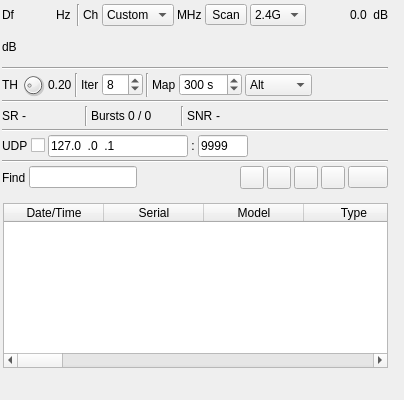
<?xml version="1.0" encoding="UTF-8"?>
<ui version="4.0">
 <class>DroneIDDemodGUI</class>
 <widget class="RollupContents" name="DroneIDDemodGUI">
  <property name="geometry">
   <rect>
    <x>0</x>
    <y>0</y>
    <width>404</width>
    <height>400</height>
   </rect>
  </property>
  <property name="sizePolicy">
   <sizepolicy hsizetype="Expanding" vsizetype="Expanding">
    <horstretch>0</horstretch>
    <verstretch>0</verstretch>
   </sizepolicy>
  </property>
  <property name="minimumSize">
   <size>
    <width>352</width>
    <height>0</height>
   </size>
  </property>
  <property name="font">
   <font>
    <pointsize>9</pointsize>
   </font>
  </property>
  <property name="focusPolicy">
   <enum>Qt::StrongFocus</enum>
  </property>
  <property name="windowTitle">
   <string>DroneID Demodulator</string>
  </property>
  <widget class="QWidget" name="settingsContainer" native="true">
   <property name="geometry">
    <rect>
     <x>0</x>
     <y>0</y>
     <width>390</width>
     <height>191</height>
    </rect>
   </property>
   <property name="minimumSize">
    <size>
     <width>350</width>
     <height>0</height>
    </size>
   </property>
   <property name="windowTitle">
    <string>Settings</string>
   </property>
   <layout class="QVBoxLayout" name="verticalLayout">
    <property name="spacing">
     <number>3</number>
    </property>
    <property name="leftMargin">
     <number>2</number>
    </property>
    <property name="topMargin">
     <number>2</number>
    </property>
    <property name="rightMargin">
     <number>2</number>
    </property>
    <property name="bottomMargin">
     <number>2</number>
    </property>
    <item>
     <layout class="QHBoxLayout" name="powLayout">
      <property name="topMargin">
       <number>2</number>
      </property>
      <item>
       <widget class="QLabel" name="deltaFrequencyLabel">
        <property name="minimumSize">
         <size>
          <width>16</width>
          <height>0</height>
         </size>
        </property>
        <property name="text">
         <string>Df</string>
        </property>
       </widget>
      </item>
      <item>
       <widget class="ValueDialZ" name="deltaFrequency" native="true">
        <property name="sizePolicy">
         <sizepolicy hsizetype="Maximum" vsizetype="Maximum">
          <horstretch>0</horstretch>
          <verstretch>0</verstretch>
         </sizepolicy>
        </property>
        <property name="minimumSize">
         <size>
          <width>32</width>
          <height>16</height>
         </size>
        </property>
        <property name="font">
         <font>
          <pointsize>12</pointsize>
         </font>
        </property>
        <property name="cursor">
         <cursorShape>PointingHandCursor</cursorShape>
        </property>
        <property name="focusPolicy">
         <enum>Qt::StrongFocus</enum>
        </property>
        <property name="toolTip">
         <string>Demod shift frequency from center in Hz</string>
        </property>
       </widget>
      </item>
      <item>
       <widget class="QLabel" name="deltaUnits">
        <property name="text">
         <string>Hz </string>
        </property>
       </widget>
      </item>
      <item>
       <widget class="Line" name="line">
        <property name="orientation">
         <enum>Qt::Vertical</enum>
        </property>
       </widget>
      </item>
      <item>
       <widget class="QLabel" name="channelLabel">
        <property name="text">
         <string>Ch</string>
        </property>
       </widget>
      </item>
      <item>
       <widget class="QComboBox" name="channel">
        <property name="minimumSize">
         <size>
          <width>70</width>
          <height>0</height>
         </size>
        </property>
        <property name="toolTip">
         <string>Select a known DroneID channel frequency. The device center frequency is set so that the channel, at its current offset, is on this frequency.</string>
        </property>
        <item>
         <property name="text">
          <string>Custom</string>
         </property>
        </item>
       </widget>
      </item>
      <item>
       <widget class="QLabel" name="channelUnits">
        <property name="text">
         <string>MHz</string>
        </property>
       </widget>
      </item>
      <item>
       <widget class="ButtonSwitch" name="scan">
        <property name="toolTip">
         <string>Scan DroneID channels, by changing the device center frequency, pausing on channels where bursts are detected. Shows Lock when paused. Right click for scan settings.</string>
        </property>
        <property name="text">
         <string>Scan</string>
        </property>
        <property name="checkable">
         <bool>true</bool>
        </property>
       </widget>
      </item>
      <item>
       <widget class="QComboBox" name="scanBand">
        <property name="toolTip">
         <string>Channels to scan</string>
        </property>
        <item>
         <property name="text">
          <string>2.4G</string>
         </property>
        </item>
        <item>
         <property name="text">
          <string>5.8G</string>
         </property>
        </item>
        <item>
         <property name="text">
          <string>Both</string>
         </property>
        </item>
       </widget>
      </item>
      <item>
       <spacer name="horizontalSpacer_1">
        <property name="orientation">
         <enum>Qt::Horizontal</enum>
        </property>
        <property name="sizeHint" stdset="0">
         <size>
          <width>40</width>
          <height>20</height>
         </size>
        </property>
       </spacer>
      </item>
      <item>
       <layout class="QHBoxLayout" name="channelPowerLayout">
        <item>
         <widget class="QLabel" name="channelPower">
          <property name="toolTip">
           <string>Channel power</string>
          </property>
          <property name="layoutDirection">
           <enum>Qt::RightToLeft</enum>
          </property>
          <property name="text">
           <string>0.0</string>
          </property>
         </widget>
        </item>
        <item>
         <widget class="QLabel" name="channelPowerUnits">
          <property name="text">
           <string> dB</string>
          </property>
         </widget>
        </item>
       </layout>
      </item>
     </layout>
    </item>
    <item>
     <layout class="QHBoxLayout" name="powerLayout">
      <item>
       <widget class="QLabel" name="channelPowerMeterUnits">
        <property name="text">
         <string>dB</string>
        </property>
       </widget>
      </item>
      <item>
       <widget class="LevelMeterSignalDB" name="channelPowerMeter" native="true">
        <property name="sizePolicy">
         <sizepolicy hsizetype="Expanding" vsizetype="MinimumExpanding">
          <horstretch>0</horstretch>
          <verstretch>0</verstretch>
         </sizepolicy>
        </property>
        <property name="minimumSize">
         <size>
          <width>0</width>
          <height>24</height>
         </size>
        </property>
        <property name="font">
         <font>
          <pointsize>8</pointsize>
         </font>
        </property>
        <property name="toolTip">
         <string>Level meter (dB) top trace: average, bottom trace: instantaneous peak, tip: peak hold</string>
        </property>
       </widget>
      </item>
     </layout>
    </item>
    <item>
     <widget class="Line" name="line_6">
      <property name="orientation">
       <enum>Qt::Horizontal</enum>
      </property>
     </widget>
    </item>
    <item>
     <layout class="QHBoxLayout" name="phySettingsLayout">
      <item>
       <widget class="QLabel" name="thresholdLabel">
        <property name="text">
         <string>TH</string>
        </property>
       </widget>
      </item>
      <item>
       <widget class="QDial" name="threshold">
        <property name="maximumSize">
         <size>
          <width>24</width>
          <height>24</height>
         </size>
        </property>
        <property name="toolTip">
         <string>Burst detection threshold. Lower values detect weaker bursts, but may increase false detections.</string>
        </property>
        <property name="minimum">
         <number>5</number>
        </property>
        <property name="maximum">
         <number>95</number>
        </property>
        <property name="pageStep">
         <number>5</number>
        </property>
        <property name="value">
         <number>20</number>
        </property>
       </widget>
      </item>
      <item>
       <widget class="QLabel" name="thresholdText">
        <property name="minimumSize">
         <size>
          <width>24</width>
          <height>0</height>
         </size>
        </property>
        <property name="text">
         <string>0.20</string>
        </property>
       </widget>
      </item>
      <item>
       <widget class="Line" name="line_2">
        <property name="orientation">
         <enum>Qt::Vertical</enum>
        </property>
       </widget>
      </item>
      <item>
       <widget class="QLabel" name="turboIterationsLabel">
        <property name="text">
         <string>Iter</string>
        </property>
       </widget>
      </item>
      <item>
       <widget class="QSpinBox" name="turboIterations">
        <property name="toolTip">
         <string>Maximum number of turbo decoder iterations</string>
        </property>
        <property name="minimum">
         <number>1</number>
        </property>
        <property name="maximum">
         <number>16</number>
        </property>
        <property name="value">
         <number>8</number>
        </property>
       </widget>
      </item>
      <item>
       <widget class="Line" name="line_3">
        <property name="orientation">
         <enum>Qt::Vertical</enum>
        </property>
       </widget>
      </item>
      <item>
       <widget class="QLabel" name="mapTimeoutLabel">
        <property name="text">
         <string>Map</string>
        </property>
       </widget>
      </item>
      <item>
       <widget class="QSpinBox" name="mapTimeout">
        <property name="toolTip">
         <string>Time in seconds after which a drone is removed from the Map if no messages are received. 0 to never remove.</string>
        </property>
        <property name="suffix">
         <string> s</string>
        </property>
        <property name="maximum">
         <number>3600</number>
        </property>
        <property name="singleStep">
         <number>10</number>
        </property>
        <property name="value">
         <number>300</number>
        </property>
       </widget>
      </item>
      <item>
       <widget class="QComboBox" name="mapAltitude">
        <property name="toolTip">
         <string>Value used for the drone's altitude on the 3D Map.

Alt - Altitude above WGS84 ellipsoid (GPS height). Correct over any terrain, but GPS error can put the drone slightly below ground on take-off and landing.

Height - Height above take-off point, displayed relative to the ground at the drone's position. Never below ground, but offset by any difference in ground height from the take-off point.</string>
        </property>
        <item>
         <property name="text">
          <string>Alt</string>
         </property>
        </item>
        <item>
         <property name="text">
          <string>Height</string>
         </property>
        </item>
       </widget>
      </item>
      <item>
       <spacer name="horizontalSpacer_2">
        <property name="orientation">
         <enum>Qt::Horizontal</enum>
        </property>
        <property name="sizeHint" stdset="0">
         <size>
          <width>40</width>
          <height>20</height>
         </size>
        </property>
       </spacer>
      </item>
     </layout>
    </item>
    <item>
     <widget class="Line" name="line_7">
      <property name="orientation">
       <enum>Qt::Horizontal</enum>
      </property>
     </widget>
    </item>
    <item>
     <layout class="QHBoxLayout" name="statusLayout">
      <item>
       <widget class="QLabel" name="sampleRateLabel">
        <property name="text">
         <string>SR</string>
        </property>
       </widget>
      </item>
      <item>
       <widget class="QLabel" name="sampleRate">
        <property name="minimumSize">
         <size>
          <width>60</width>
          <height>0</height>
         </size>
        </property>
        <property name="toolTip">
         <string>Channel sample rate. Must be at least 15.36 MS/s.</string>
        </property>
        <property name="text">
         <string>-</string>
        </property>
       </widget>
      </item>
      <item>
       <widget class="Line" name="line_4">
        <property name="orientation">
         <enum>Qt::Vertical</enum>
        </property>
       </widget>
      </item>
      <item>
       <widget class="QLabel" name="burstsLabel">
        <property name="text">
         <string>Bursts</string>
        </property>
       </widget>
      </item>
      <item>
       <widget class="QLabel" name="bursts">
        <property name="minimumSize">
         <size>
          <width>50</width>
          <height>0</height>
         </size>
        </property>
        <property name="toolTip">
         <string>Number of bursts detected / successfully decoded</string>
        </property>
        <property name="text">
         <string>0 / 0</string>
        </property>
       </widget>
      </item>
      <item>
       <widget class="Line" name="line_5">
        <property name="orientation">
         <enum>Qt::Vertical</enum>
        </property>
       </widget>
      </item>
      <item>
       <widget class="QLabel" name="snrLabel">
        <property name="text">
         <string>SNR</string>
        </property>
       </widget>
      </item>
      <item>
       <widget class="QLabel" name="snr">
        <property name="minimumSize">
         <size>
          <width>100</width>
          <height>0</height>
         </size>
        </property>
        <property name="toolTip">
         <string>SNR and frequency offset of last detected burst</string>
        </property>
        <property name="text">
         <string>-</string>
        </property>
       </widget>
      </item>
      <item>
       <spacer name="horizontalSpacer_3">
        <property name="orientation">
         <enum>Qt::Horizontal</enum>
        </property>
        <property name="sizeHint" stdset="0">
         <size>
          <width>40</width>
          <height>20</height>
         </size>
        </property>
       </spacer>
      </item>
     </layout>
    </item>
    <item>
     <widget class="Line" name="line_8">
      <property name="orientation">
       <enum>Qt::Horizontal</enum>
      </property>
     </widget>
    </item>
    <item>
     <layout class="QHBoxLayout" name="udpLayout">
      <item>
       <widget class="QLabel" name="udpEnabledLabel">
        <property name="text">
         <string>UDP</string>
        </property>
       </widget>
      </item>
      <item>
       <widget class="QCheckBox" name="udpEnabled">
        <property name="toolTip">
         <string>Forward received messages via UDP</string>
        </property>
        <property name="layoutDirection">
         <enum>Qt::RightToLeft</enum>
        </property>
        <property name="text">
         <string/>
        </property>
       </widget>
      </item>
      <item>
       <widget class="QLineEdit" name="udpAddress">
        <property name="minimumSize">
         <size>
          <width>120</width>
          <height>0</height>
         </size>
        </property>
        <property name="focusPolicy">
         <enum>Qt::ClickFocus</enum>
        </property>
        <property name="toolTip">
         <string>Destination UDP address</string>
        </property>
        <property name="inputMask">
         <string>000.000.000.000</string>
        </property>
        <property name="text">
         <string>127.0.0.1</string>
        </property>
       </widget>
      </item>
      <item>
       <widget class="QLabel" name="udpSeparator">
        <property name="text">
         <string>:</string>
        </property>
        <property name="alignment">
         <set>Qt::AlignCenter</set>
        </property>
       </widget>
      </item>
      <item>
       <widget class="QLineEdit" name="udpPort">
        <property name="minimumSize">
         <size>
          <width>50</width>
          <height>0</height>
         </size>
        </property>
        <property name="maximumSize">
         <size>
          <width>50</width>
          <height>16777215</height>
         </size>
        </property>
        <property name="focusPolicy">
         <enum>Qt::ClickFocus</enum>
        </property>
        <property name="toolTip">
         <string>Destination UDP port</string>
        </property>
        <property name="inputMask">
         <string>00000</string>
        </property>
        <property name="text">
         <string>9999</string>
        </property>
       </widget>
      </item>
      <item>
       <spacer name="horizontalSpacer_4">
        <property name="orientation">
         <enum>Qt::Horizontal</enum>
        </property>
        <property name="sizeHint" stdset="0">
         <size>
          <width>40</width>
          <height>20</height>
         </size>
        </property>
       </spacer>
      </item>
     </layout>
    </item>
    <item>
     <widget class="Line" name="line_9">
      <property name="orientation">
       <enum>Qt::Horizontal</enum>
      </property>
     </widget>
    </item>
    <item>
     <layout class="QHBoxLayout" name="filterLayout">
      <item>
       <widget class="QLabel" name="filterSerialLabel">
        <property name="text">
         <string>Find</string>
        </property>
       </widget>
      </item>
      <item>
       <widget class="QLineEdit" name="filterSerial">
        <property name="toolTip">
         <string>Display only messages where the serial number matches the specified regular expression</string>
        </property>
       </widget>
      </item>
      <item>
       <spacer name="horizontalSpacer_5">
        <property name="orientation">
         <enum>Qt::Horizontal</enum>
        </property>
        <property name="sizeHint" stdset="0">
         <size>
          <width>40</width>
          <height>20</height>
         </size>
        </property>
       </spacer>
      </item>
      <item>
       <widget class="ButtonSwitch" name="useFileTime">
        <property name="maximumSize">
         <size>
          <width>24</width>
          <height>16777215</height>
         </size>
        </property>
        <property name="toolTip">
         <string>Check to use date and time from input file. Uncheck to use date and time from clock.</string>
        </property>
        <property name="text">
         <string/>
        </property>
        <property name="icon">
         <iconset resource="../../../sdrgui/resources/res.qrc">
          <normaloff>:/clockcurrent.png</normaloff>
          <normalon>:/clockfile.png</normalon>
          :/clockcurrent.png
         </iconset>
        </property>
       </widget>
      </item>
      <item>
       <widget class="ButtonSwitch" name="logEnable">
        <property name="maximumSize">
         <size>
          <width>24</width>
          <height>16777215</height>
         </size>
        </property>
        <property name="toolTip">
         <string>Start/stop logging of received messages to .csv file</string>
        </property>
        <property name="text">
         <string/>
        </property>
        <property name="icon">
         <iconset resource="../../../sdrgui/resources/res.qrc">
          <normaloff>:/record_off.png</normaloff>
          :/record_off.png
         </iconset>
        </property>
       </widget>
      </item>
      <item>
       <widget class="QToolButton" name="logFilename">
        <property name="toolTip">
         <string>Set log .csv filename</string>
        </property>
        <property name="text">
         <string/>
        </property>
        <property name="icon">
         <iconset resource="../../../sdrgui/resources/res.qrc">
          <normaloff>:/save.png</normaloff>
          :/save.png
         </iconset>
        </property>
        <property name="checkable">
         <bool>false</bool>
        </property>
       </widget>
      </item>
      <item>
       <widget class="QToolButton" name="logOpen">
        <property name="toolTip">
         <string>Read messages from .csv log file</string>
        </property>
        <property name="text">
         <string/>
        </property>
        <property name="icon">
         <iconset resource="../../../sdrgui/resources/res.qrc">
          <normaloff>:/load.png</normaloff>
          :/load.png
         </iconset>
        </property>
        <property name="checkable">
         <bool>false</bool>
        </property>
       </widget>
      </item>
      <item>
       <widget class="QPushButton" name="clearTable">
        <property name="toolTip">
         <string>Clear messages from table</string>
        </property>
        <property name="text">
         <string/>
        </property>
        <property name="icon">
         <iconset resource="../../../sdrgui/resources/res.qrc">
          <normaloff>:/bin.png</normaloff>
          :/bin.png
         </iconset>
        </property>
       </widget>
      </item>
     </layout>
    </item>
   </layout>
  </widget>
  <widget class="QWidget" name="messagesContainer" native="true">
   <property name="geometry">
    <rect>
     <x>0</x>
     <y>200</y>
     <width>391</width>
     <height>171</height>
    </rect>
   </property>
   <property name="sizePolicy">
    <sizepolicy hsizetype="Expanding" vsizetype="Expanding">
     <horstretch>0</horstretch>
     <verstretch>0</verstretch>
    </sizepolicy>
   </property>
   <property name="windowTitle">
    <string>Received Messages</string>
   </property>
   <layout class="QVBoxLayout" name="verticalLayoutTable">
    <property name="spacing">
     <number>2</number>
    </property>
    <property name="leftMargin">
     <number>3</number>
    </property>
    <property name="topMargin">
     <number>3</number>
    </property>
    <property name="rightMargin">
     <number>3</number>
    </property>
    <property name="bottomMargin">
     <number>3</number>
    </property>
    <item>
     <widget class="QTableWidget" name="messages">
      <property name="toolTip">
       <string>Received messages</string>
      </property>
      <property name="editTriggers">
       <set>QAbstractItemView::NoEditTriggers</set>
      </property>
      <column>
       <property name="text">
        <string>Date/Time</string>
       </property>
       <property name="toolTip">
        <string>Date and time message was received</string>
       </property>
      </column>
      <column>
       <property name="text">
        <string>Serial</string>
       </property>
       <property name="toolTip">
        <string>Drone serial number</string>
       </property>
      </column>
      <column>
       <property name="text">
        <string>Model</string>
       </property>
       <property name="toolTip">
        <string>Drone model (product type)</string>
       </property>
      </column>
      <column>
       <property name="text">
        <string>Type</string>
       </property>
       <property name="toolTip">
        <string>Message type</string>
       </property>
      </column>
      <column>
       <property name="text">
        <string>Seq</string>
       </property>
       <property name="toolTip">
        <string>Message sequence number</string>
       </property>
      </column>
      <column>
       <property name="text">
        <string>Lat</string>
       </property>
       <property name="toolTip">
        <string>Drone latitude in degrees</string>
       </property>
      </column>
      <column>
       <property name="text">
        <string>Lon</string>
       </property>
       <property name="toolTip">
        <string>Drone longitude in degrees</string>
       </property>
      </column>
      <column>
       <property name="text">
        <string>Alt (m)</string>
       </property>
       <property name="toolTip">
        <string>Drone altitude above WGS84 ellipsoid in metres. This is GPS height, which differs from height above mean sea level by the local geoid height (E.g. ~46m in the UK)</string>
       </property>
      </column>
      <column>
       <property name="text">
        <string>Height (m)</string>
       </property>
       <property name="toolTip">
        <string>Drone height above take-off point in metres</string>
       </property>
      </column>
      <column>
       <property name="text">
        <string>Speed (m/s)</string>
       </property>
       <property name="toolTip">
        <string>Drone horizontal speed in metres per second</string>
       </property>
      </column>
      <column>
       <property name="text">
        <string>V/S (m/s)</string>
       </property>
       <property name="toolTip">
        <string>Drone vertical speed in metres per second</string>
       </property>
      </column>
      <column>
       <property name="text">
        <string>Course</string>
       </property>
       <property name="toolTip">
        <string>Drone ground track in degrees</string>
       </property>
      </column>
      <column>
       <property name="text">
        <string>Yaw</string>
       </property>
       <property name="toolTip">
        <string>Drone yaw in degrees</string>
       </property>
      </column>
      <column>
       <property name="text">
        <string>Pilot Lat</string>
       </property>
       <property name="toolTip">
        <string>Pilot latitude in degrees</string>
       </property>
      </column>
      <column>
       <property name="text">
        <string>Pilot Lon</string>
       </property>
       <property name="toolTip">
        <string>Pilot longitude in degrees</string>
       </property>
      </column>
      <column>
       <property name="text">
        <string>Home Lat</string>
       </property>
       <property name="toolTip">
        <string>Home point latitude in degrees</string>
       </property>
      </column>
      <column>
       <property name="text">
        <string>Home Lon</string>
       </property>
       <property name="toolTip">
        <string>Home point longitude in degrees</string>
       </property>
      </column>
      <column>
       <property name="text">
        <string>UUID</string>
       </property>
       <property name="toolTip">
        <string>UUID</string>
       </property>
      </column>
      <column>
       <property name="text">
        <string>State</string>
       </property>
       <property name="toolTip">
        <string>Drone state</string>
       </property>
      </column>
      <column>
       <property name="text">
        <string>GPS Time</string>
       </property>
       <property name="toolTip">
        <string>Date and time from the pilot's phone GPS</string>
       </property>
      </column>
      <column>
       <property name="text">
        <string>SNR (dB)</string>
       </property>
       <property name="toolTip">
        <string>Signal to noise ratio of received burst in dB</string>
       </property>
      </column>
      <column>
       <property name="text">
        <string>CFO (Hz)</string>
       </property>
       <property name="toolTip">
        <string>Carrier frequency offset of received burst in Hz</string>
       </property>
      </column>
      <column>
       <property name="text">
        <string>Freq (MHz)</string>
       </property>
       <property name="toolTip">
        <string>Channel frequency the burst was received on in MHz</string>
       </property>
      </column>
      <column>
       <property name="text">
        <string>CRC</string>
       </property>
       <property name="toolTip">
        <string>Whether the message CRC is valid</string>
       </property>
      </column>
     </widget>
    </item>
   </layout>
  </widget>
 </widget>
 <customwidgets>
  <customwidget>
   <class>ButtonSwitch</class>
   <extends>QToolButton</extends>
   <header>gui/buttonswitch.h</header>
  </customwidget>
  <customwidget>
   <class>ValueDialZ</class>
   <extends>QWidget</extends>
   <header>gui/valuedialz.h</header>
   <container>1</container>
  </customwidget>
  <customwidget>
   <class>RollupContents</class>
   <extends>QWidget</extends>
   <header>gui/rollupcontents.h</header>
   <container>1</container>
  </customwidget>
  <customwidget>
   <class>LevelMeterSignalDB</class>
   <extends>QWidget</extends>
   <header>gui/levelmeter.h</header>
   <container>1</container>
  </customwidget>
 </customwidgets>
 <resources>
  <include location="../../../sdrgui/resources/res.qrc"/>
 </resources>
 <connections/>
</ui>
